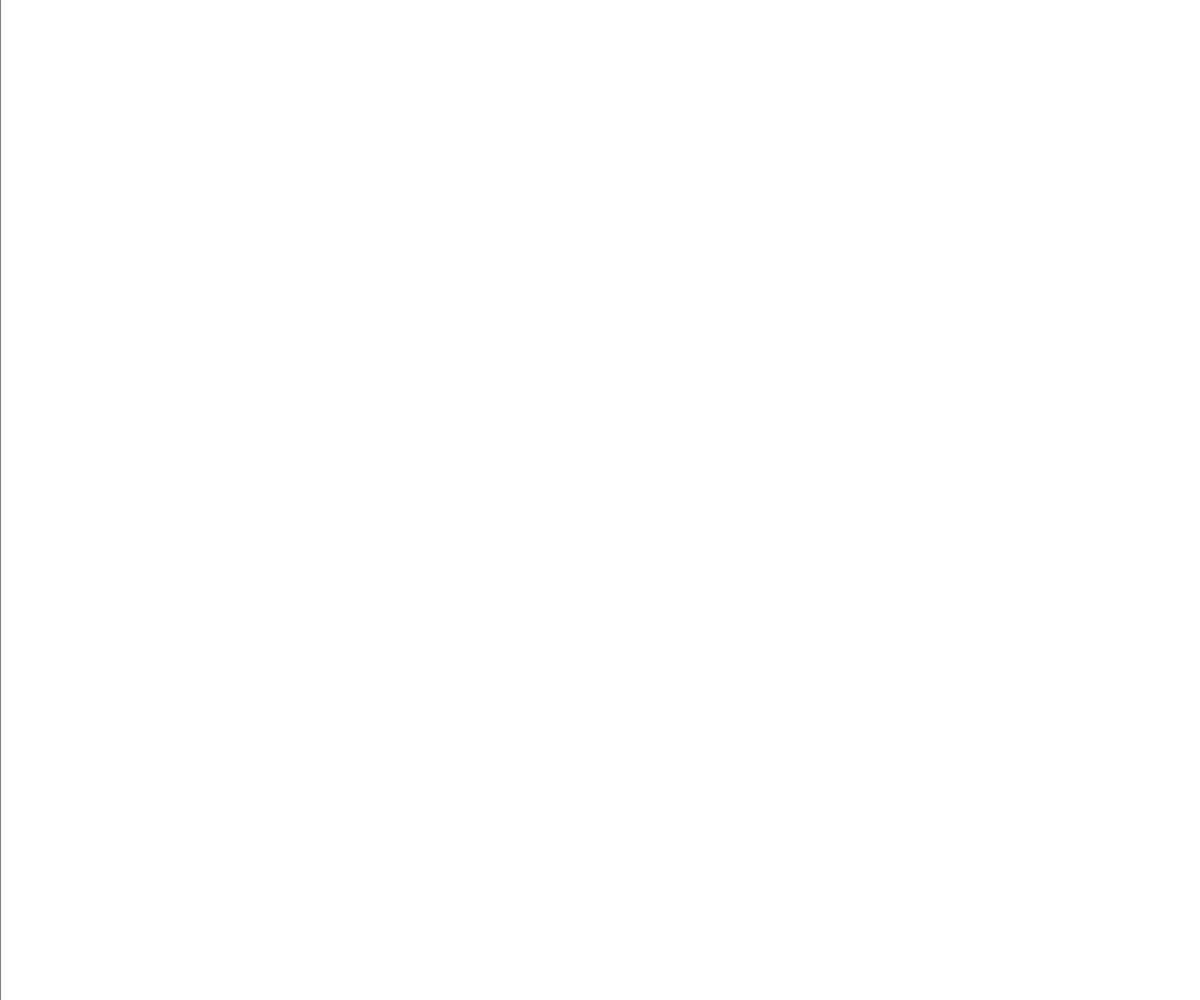
Frame 1 (no input)
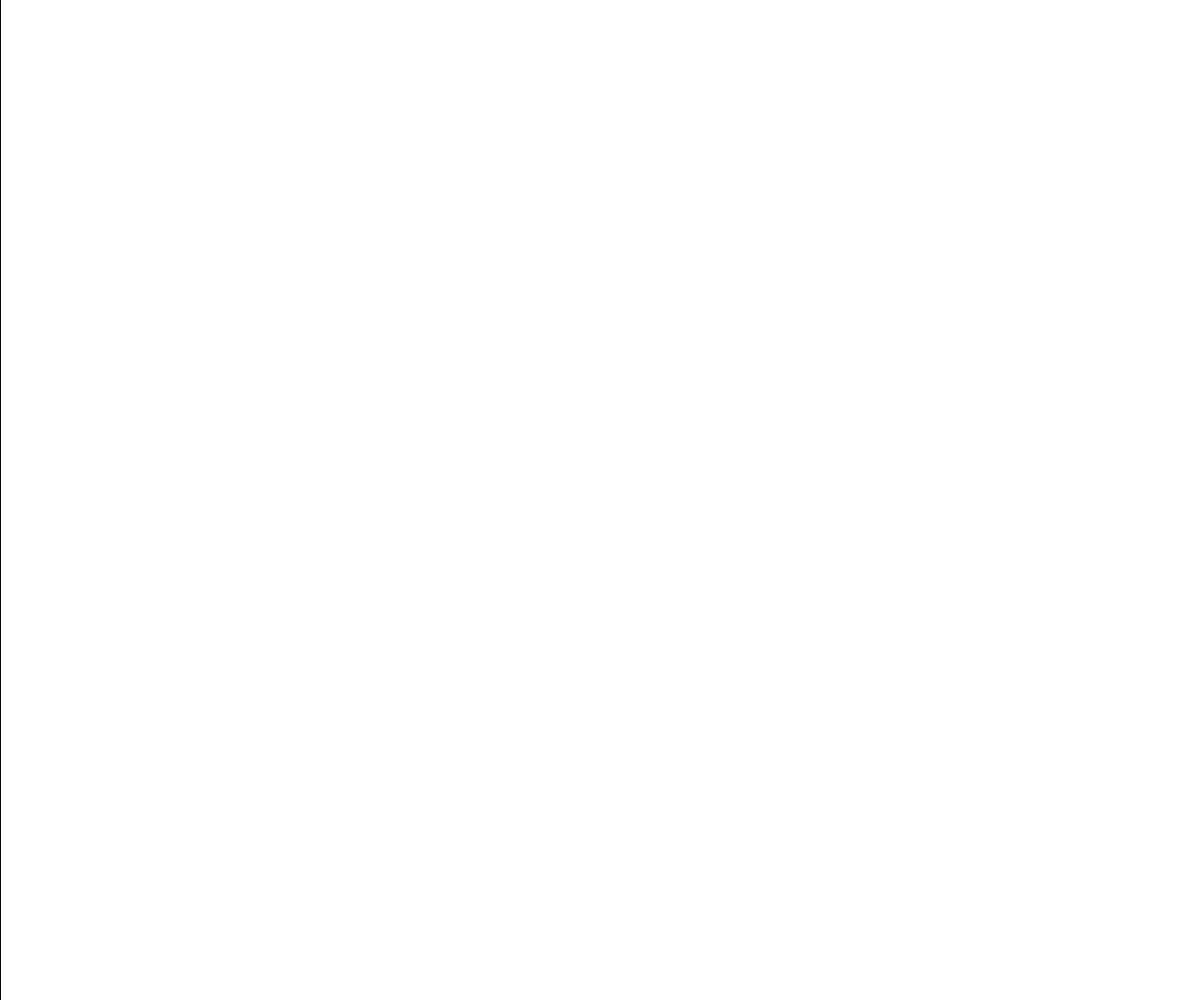
Frame 60 (no input)
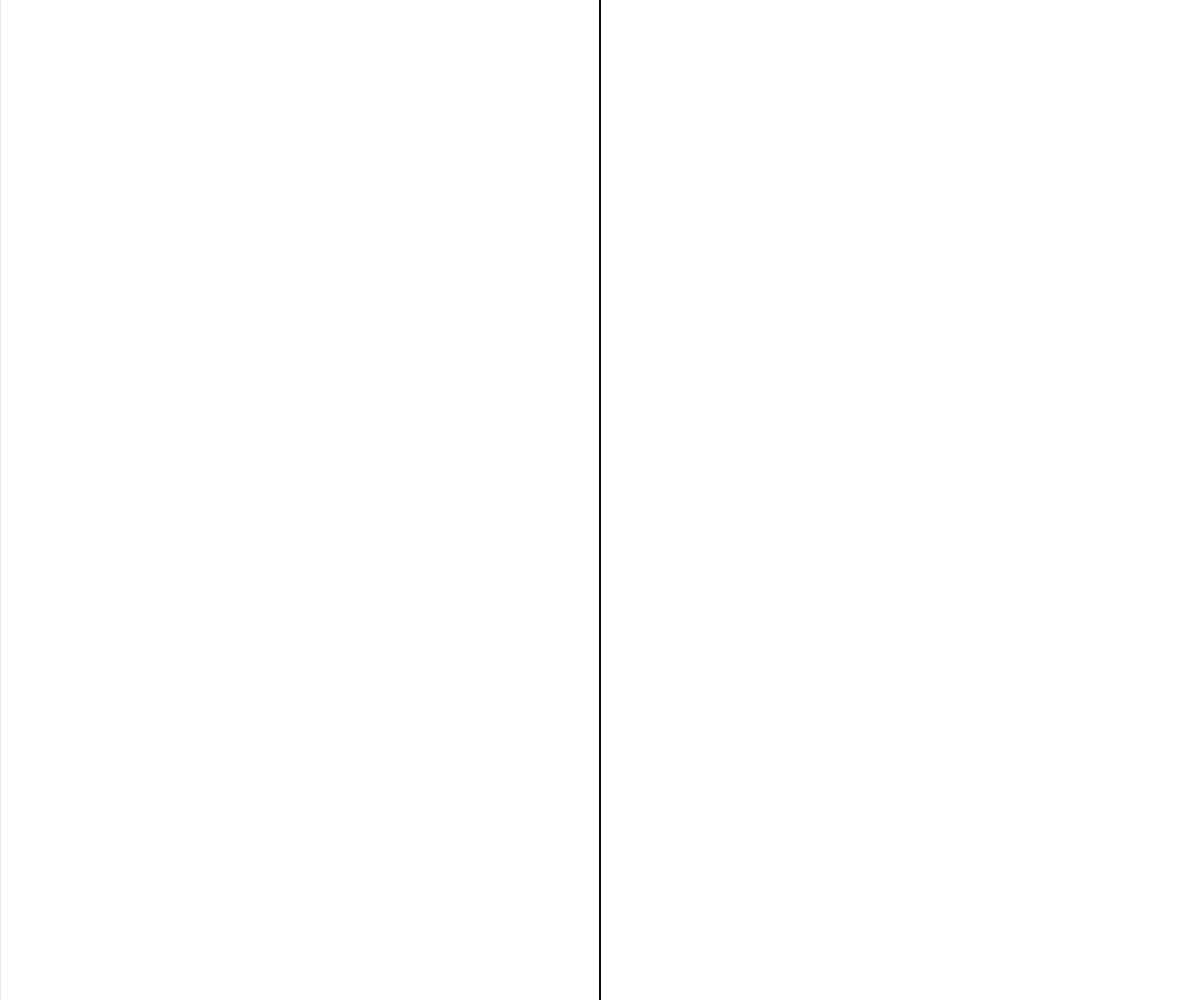
Frame 120 (the mouse pressed at the canvas centre since frame 60)

The p5.js sketch that drew these frames (run headless with seeded random() and noise() and a simulated clock; from frame 60 on, the mouse is pressed at the canvas centre):

// p5.js sketch
// ── sketch.js
let bgColor = 0;
let x = 0;

function setup() {
  createCanvas(windowWidth, windowHeight);
  x = windowWidth / 2;
  background(255);
}

function draw() {
  background(255, 10);
  stroke(0);
  line(x, 0, x, height);
}

function mouseMoved() {
  x = mouseX;
}
